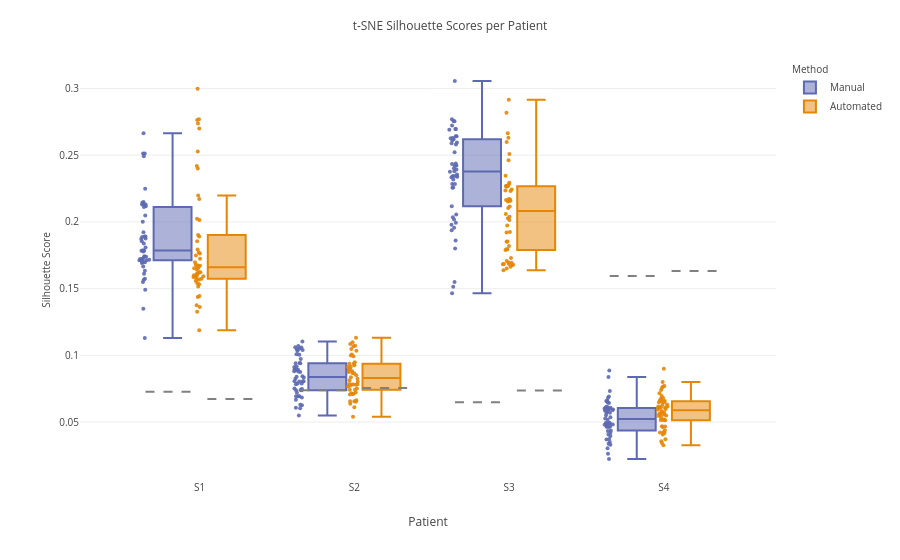

Notebook source saved alongside this figure:
### Code cell
import plotly.express as px
import plotly.graph_objects as go
sns.reset_defaults()


# extract True and Chance subsets
true_df = silscor_dfmelted_tr_ch[silscor_dfmelted_tr_ch['Silhouette Level'] == 'True Distribution']
chance_df = silscor_dfmelted_tr_ch[silscor_dfmelted_tr_ch['Silhouette Level'] == 'Chance Distribution']

# compute mean chance silhouette score per Patient × Method
chance_means = chance_df.groupby(['Patient', 'Method'], as_index=False)['Silhouette Score'].mean()

# main plot — true scores only
fig = px.box(
    true_df,
    x='Patient',
    y='Silhouette Score',
    color='Method',
    points='all',
    boxmode='group',
    color_discrete_map=colorsmap,
    hover_name='Patient',
    hover_data=['Patient', 'Method', 'Iteration', 'Silhouette Score'],
    category_orders=orderforplot
    
)

fig.update_traces(marker=dict(size=4, opacity=0.9), jitter=0.3, boxmean=False)

# map each (Patient, Method) combo to x coordinate
x_coords = {p: i for i, p in enumerate(true_df['Patient'].unique())}
method_offset = {'Manual': -0.2, 'Automated': 0.2}  # horizontal shift for group boxes

# add horizontal chance lines beneath each box
for _, row in chance_means.iterrows():
    patient = row['Patient']
    method = row['Method']
    chance_val = row['Silhouette Score']
    x = x_coords[patient] + method_offset[method]

    fig.add_shape(
        type="line",
        x0=x - 0.15,
        x1=x + 0.15,
        y0=chance_val,
        y1=chance_val,
        line=dict(color="gray", dash="dash"),
        xref="x",
        yref="y"
    )

fig.update_layout(
    title=dict(text="t-SNE Silhouette Scores per Patient", font=dict(size=12)),
    boxmode="group",
    yaxis_title=dict(text="Silhouette Score", font=dict(size=10)),
    xaxis_title="Patient",
    legend_title=dict(text="Method", font=dict(size=10)),
    font=dict(size=10))
save_svg(fig, "../figures/figure3/manualvsautomated_TSNEsilhouetteAllpatientsphonChancePlotly.svg",
         **PANEL_DIMS['figure3']['tsne_dist_all_patients'])
fig.show()

### Figure 1 — Plotly figure (JSON) as saved in the notebook; plotly's stock layout.template omitted (floating-point values rounded to 4 significant figures; data arrays with more than 128 entries replaced by an {"elided": "..."} marker saying what was removed)
{"data": [{"alignmentgroup": "True", "boxmean": false, "boxpoints": "all", "customdata": {"elided": "200x2 mixed values"}, "hovertemplate": "<b>%{hovertext}</b><br><br>Method=%{customdata[0]}<br>Patient=%{x}<br>Silhouette Score=%{y}<br>Iteration=%{customdata[1]}<extra></extra>", "hovertext": {"elided": "200 str values"}, "jitter": 0.3, "legendgroup": "Manual", "marker": {"color": "rgb(93, 105, 177)", "opacity": 0.9, "size": 4}, "name": "Manual", "notched": false, "offsetgroup": "Manual", "orientation": "v", "showlegend": true, "type": "box", "x": {"elided": "200 str values"}, "x0": " ", "xaxis": "x", "y": {"elided": "200 float values"}, "y0": " ", "yaxis": "y"}, {"alignmentgroup": "True", "boxmean": false, "boxpoints": "all", "customdata": {"elided": "200x2 mixed values"}, "hovertemplate": "<b>%{hovertext}</b><br><br>Method=%{customdata[0]}<br>Patient=%{x}<br>Silhouette Score=%{y}<br>Iteration=%{customdata[1]}<extra></extra>", "hovertext": {"elided": "200 str values"}, "jitter": 0.3, "legendgroup": "Automated", "marker": {"color": "rgb(229, 134, 6)", "opacity": 0.9, "size": 4}, "name": "Automated", "notched": false, "offsetgroup": "Automated", "orientation": "v", "showlegend": true, "type": "box", "x": {"elided": "200 str values"}, "x0": " ", "xaxis": "x", "y": {"elided": "200 float values"}, "y0": " ", "yaxis": "y"}], "layout": {"boxmode": "group", "font": {"size": 10}, "legend": {"title": {"font": {"size": 10}, "text": "Method"}, "tracegroupgap": 0}, "margin": {"t": 60}, "shapes": [{"line": {"color": "gray", "dash": "dash"}, "type": "line", "x0": 2.05, "x1": 2.35, "xref": "x", "y0": 0.07375, "y1": 0.07375, "yref": "y"}, {"line": {"color": "gray", "dash": "dash"}, "type": "line", "x0": 1.65, "x1": 1.95, "xref": "x", "y0": 0.06489, "y1": 0.06489, "yref": "y"}, {"line": {"color": "gray", "dash": "dash"}, "type": "line", "x0": 1.05, "x1": 1.35, "xref": "x", "y0": 0.07559, "y1": 0.07559, "yref": "y"}, {"line": {"color": "gray", "dash": "dash"}, "type": "line", "x0": 0.65, "x1": 0.95, "xref": "x", "y0": 0.07388, "y1": 0.07388, "yref": "y"}, {"line": {"color": "gray", "dash": "dash"}, "type": "line", "x0": 3.05, "x1": 3.35, "xref": "x", "y0": 0.1632, "y1": 0.1632, "yref": "y"}, {"line": {"color": "gray", "dash": "dash"}, "type": "line", "x0": 2.65, "x1": 2.95, "xref": "x", "y0": 0.1595, "y1": 0.1595, "yref": "y"}, {"line": {"color": "gray", "dash": "dash"}, "type": "line", "x0": 0.05, "x1": 0.35, "xref": "x", "y0": 0.06727, "y1": 0.06727, "yref": "y"}, {"line": {"color": "gray", "dash": "dash"}, "type": "line", "x0": -0.35, "x1": -0.05, "xref": "x", "y0": 0.07276, "y1": 0.07276, "yref": "y"}], "title": {"font": {"size": 12}, "text": "t-SNE Silhouette Scores per Patient"}, "xaxis": {"anchor": "y", "categoryarray": ["S1", "S2", "S3", "S4"], "categoryorder": "array", "domain": [0, 1], "title": {"text": "Patient"}}, "yaxis": {"anchor": "x", "domain": [0, 1], "title": {"font": {"size": 10}, "text": "Silhouette Score"}}}}
